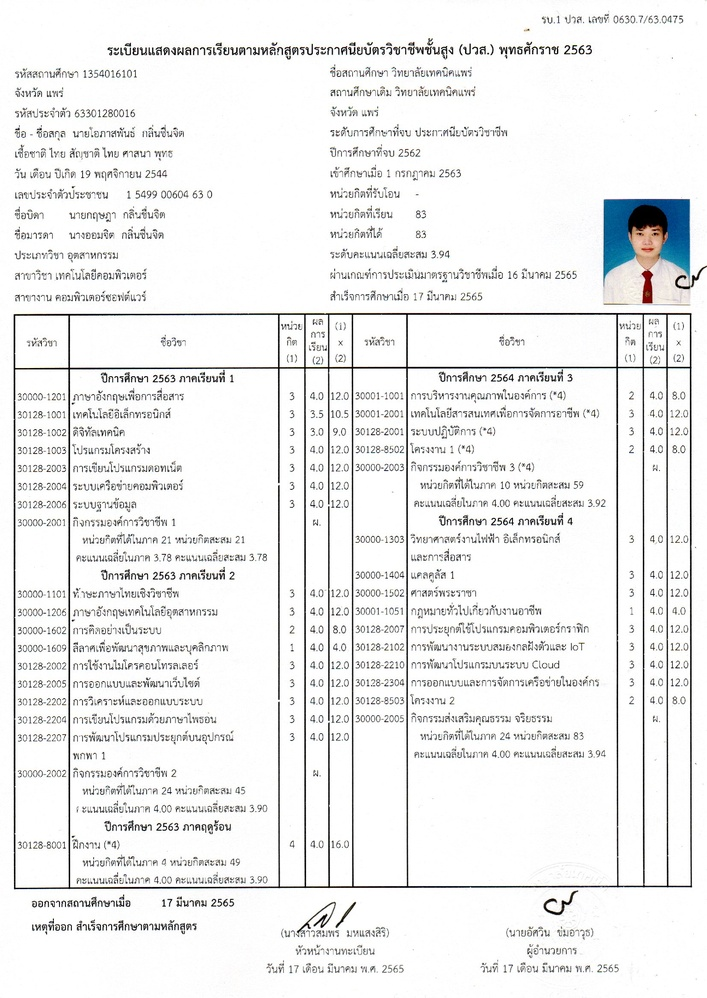
#> input picture data/test_images/transcript/pun_20240817_0001.jpg, 707 x 998 px, shrunk from 1654 x 2337 before the run
$ jupyter execute face_detaction.ipynb
#> lines starting #> are read from the running program, lines starting #| are printed output that depends on the picture; after the words box and inside, x2 and y2 are one past the last pixel; in counts of white or black regions, pixels touching at a corner belong together
[cell 1]
import cv2

img = cv2.imread("../../data/test_images/transcript/pun_20240817_0001.jpg")
#> img is the input picture: shape (998, 707, 3); mean B, G, R 238.5, 238.5, 238.2

# อ่านไฟล์สำหรับ classification
face_cascade = cv2.CascadeClassifier('files/haarcascade_frontalface_default.xml')

gray_img = cv2.cvtColor(img, cv2.COLOR_BGR2GRAY)

#จำแนกใบหน้า
scaleFactor = 1.1
minNeighber = 10
face_detect = face_cascade.detectMultiScale(gray_img, scaleFactor, minNeighber)
#> face_detect = [[625, 216, 47, 47]]

#แสดงตำแหน่งที่เจอใบหน้า
# วาดกรอบใบหน้าที่ขยายออก
expand_ratio = 0.6  # อัตราส่วนการขยาย (50% ของขนาดเดิม)
for (x, y, w, h) in face_detect:
    # คำนวณขนาดขยาย
    x_exp = int(x - expand_ratio * w)
    y_exp = int(y - expand_ratio * h)
    w_exp = int(w + 2 * (expand_ratio) * w)
    h_exp = int(h + 2 * (expand_ratio+0.3) * h)

    # ตรวจสอบไม่ให้เกินขอบภาพ
    x_exp = max(0, x_exp)
    y_exp = max(0, y_exp)
    w_exp = min(img.shape[1] - x_exp, w_exp)
    h_exp = min(img.shape[0] - y_exp, h_exp)

    # วาดกรอบ
    cv2.rectangle(img, (x_exp, y_exp), (x_exp + w_exp, y_exp + h_exp), (255, 255, 255), thickness=-1)
#> this loop made 1 pass
#> (x, y, w, h, x_exp, y_exp, w_exp, h_exp) on pass 1: (625, 216, 47, 47, 596, 187, 103, 131)
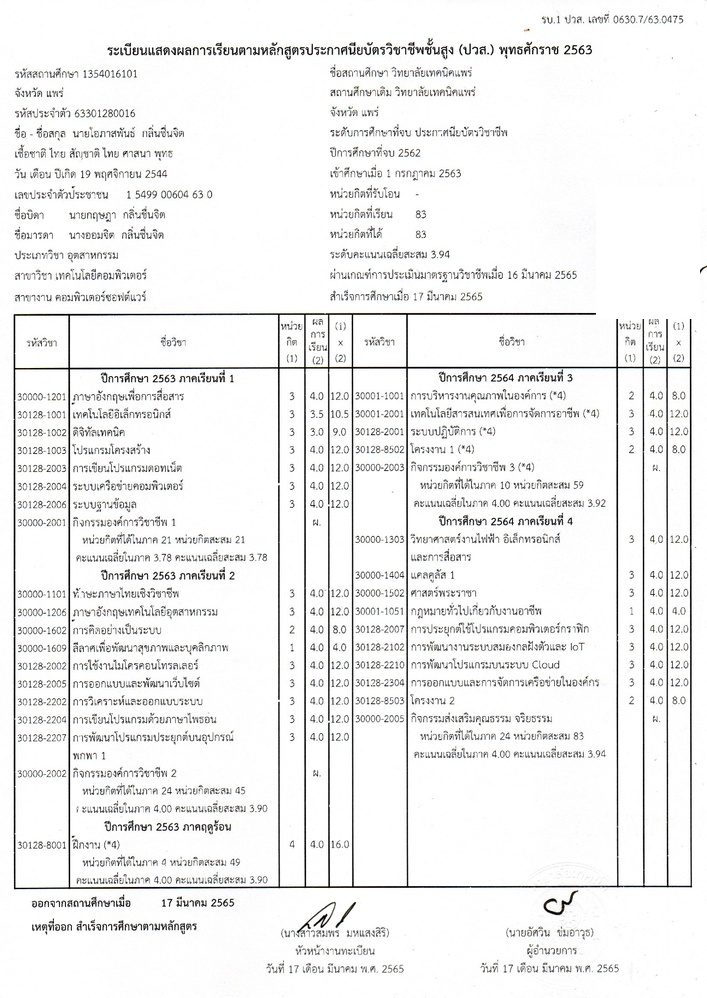
#> img: shape (998, 707, 3); 1.9% of pixels changed, all inside (x1, y1, x2, y2) = (596, 187, 700, 319)

#cv2.imshow("output", img)
#cv2.imshow("gray image", gray_img)
cv2.imwrite("output/face.jpg", img)
cv2.waitKey(0)
cv2.destroyAllWindows()
